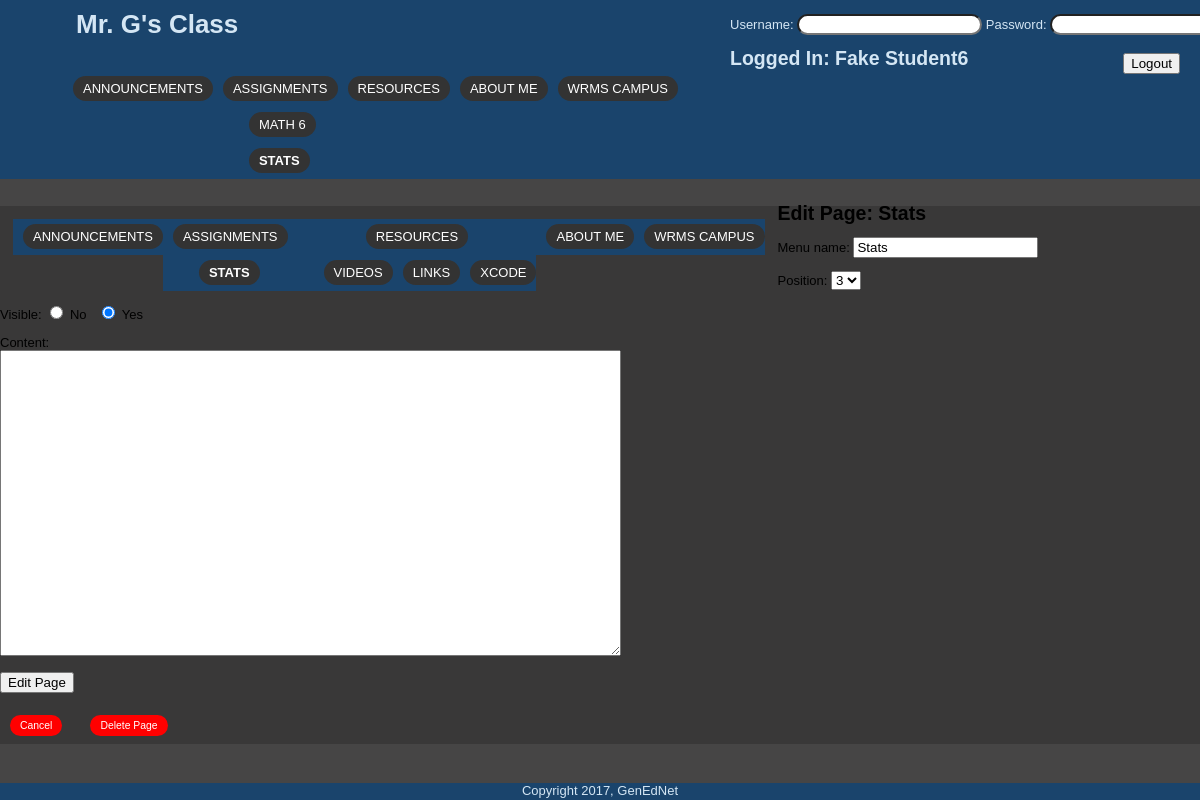
Screenshot of /public_html/gen_ed/private/edit_page.php?page=3 (signed in) with the database file from the repository.
### tables this page shows
CREATE TABLE `students` (
  `id` int(11) NOT NULL AUTO_INCREMENT,
  `student_id` int(11) NOT NULL,
  `lastName` varchar(30) NOT NULL,
  `firstName` varchar(30) NOT NULL,
  `email` varchar(50) NOT NULL,
  `gradeLevel` varchar(11) NOT NULL,
  `period` int(11) NOT NULL,
  `username` varchar(50) NOT NULL,
  `hashed_password` varchar(60) NOT NULL,
  `year` int(4) NOT NULL,
  PRIMARY KEY (`id`)
);

CREATE TABLE `menuBar` (
  `id` int(11) NOT NULL AUTO_INCREMENT,
  `menu_name` varchar(30) NOT NULL,
  `position` int(3) NOT NULL,
  `visible` tinyint(1) NOT NULL,
  `include` text NOT NULL,
  PRIMARY KEY (`id`)
);

CREATE TABLE `page` (
  `id` int(11) NOT NULL AUTO_INCREMENT,
  `menuBar_id` int(11) NOT NULL,
  `menu_name` varchar(30) NOT NULL,
  `gradeLevel` varchar(10) NOT NULL,
  `position` int(3) NOT NULL,
  `visible` tinyint(1) NOT NULL,
  `content` text,
  `include` text NOT NULL,
  PRIMARY KEY (`id`),
  KEY `menuBar_id` (`menuBar_id`)
);

### public_html/gen_ed/private/edit_page.php (the view, shortened to what this page needs)
<?php require_once("../includes/db_connection.php"); ?>
<?php require_once("../includes/functions.php"); ?>
<?php include("../includes/layouts/header.php"); ?>
<div id="main">
  <div id="navigation">
    <?php echo navigation($current_menuBar, $current_page); ?>
  </div>
  <div id="page">
    <h2>Edit Page: <?php echo htmlentities($current_page["menu_name"]); ?></h2>
    <form action="edit_page.php?page=<?php echo urlencode($current_page["id"]); ?>" method="post">
      <p>Menu name:
        <input type="text" name="menu_name" value="<?php echo htmlentities($current_page["menu_name"]); ?>" />
      </p>
      <p>Position:
        <select name="position">
        <?php
          $page_set = find_page_for_menuBar($current_page["menuBar_id"]);
          $page_count = mysqli_num_rows($page_set);
          for($count=1; $count <= $page_count; $count++) {
            echo "<option value=\"{$count}\"";
            if ($current_page["position"] == $count) {
              echo " selected";
            }
            echo ">{$count}</option>";
          }
        ?>
        </select>
      </p>
      <p>Visible:
        <input type="radio" name="visible" value="0" <?php if ($current_page["visible"] == 0) { echo "checked"; } ?> /> No
        &nbsp;
        <input type="radio" name="visible" value="1" <?php if ($current_page["visible"] == 1) { echo "checked"; } ?>/> Yes
      </p>
      <p>Content:<br />
        <textarea name="content" rows="20" cols="75"><?php echo htmlentities($current_page["content"]); ?></textarea>
      </p>
      <input type="submit" name="submit" value="Edit Page" />
    </form>
    <br />
    <a href="manage_content.php?page=<?php echo urlencode($current_page["id"]); ?>">Cancel</a>
    <a href="delete_page.php?page=<?php echo urlencode($current_page["id"]); ?>" onclick="return confirm('Are you sure?');">Delete page</a>
  </div>
</div>
<?php include("../includes/layouts/footer.php"); ?>

### public_html/gen_ed/public/login.php (shortened to what this page needs)
<?php require_once("../includes/db_connection.php"); ?>
<?php require_once("../includes/functions.php"); ?>
<?php
$username = "";
?>
<div id="loginForm">
    <form action="../public/index.php?menuBar=1" method="post">
      <p>Username:
        <input type="text" style="border-radius: 20px;" name="username" value="<?php echo htmlentities($username); ?>" />
      Password:
        <input type="password" style="border-radius: 20px;" name="password" value="" />
       </p>
           <h2>
    <?php
    	if (isset($_POST['createAccount'])) {
    		echo "Create Account";
    	} elseif (logged_in_student_m6() || logged_in_student_m8()) {
	    	$loggedInUser_name = $_SESSION["username"];
	    	$find_student_fullName = ucwords(find_student_by_username($loggedInUser_name));
	    	echo "Logged In: $find_student_fullName";
    	} elseif (logged_in_admin()) {
	    	$loggedInUser_name = $_SESSION["username"];
	    	$find_admin_fullName = ucwords(find_admin_by_username($loggedInUser_name));
	    	echo "Admin: $find_admin_fullName";
    	} else {
    		echo "Login";
    	}
    ?>
<?php if ( !logged_in_student_m6() && !logged_in_student_m8() && !logged_in_admin() ) { ?>
      <input style="float: right; margin-right: 70px;" type="submit" name="login" value="Login" />
	    </form>
	    <form action="../private/new_studentCreate.php" method="post">
        <input style="float: right; margin-right: 5px; margin-top: -13px;" type="submit" name="createAccount" value="Create Account" />
	    </form>
<?php } else { ?>
		</form>
        <form action="logout.php" method="post">
        <input style="float: right; margin-right: 70px; margin-top: -13px;" type="submit" name="logout" value="Logout" />
	    </form>
<?php } ?>
</div>

### public_html/gen_ed/includes/functions.php (shortened to what this page needs)
<?php
	function find_page_by_id($page_id, $public = true) {
			global $connection;
			$safe_page_id = mysqli_real_escape_string($connection, $page_id);
			$query  = "SELECT * ";
			$query .= "FROM page ";
			$query .= "WHERE id = {$safe_page_id} ";
			if ($public) {
				$query .= "AND visible = 1 ";
			}
			$query .= "LIMIT 1";
			$page_set = mysqli_query($connection, $query);
			if($page = mysqli_fetch_assoc($page_set)) {
				return $page;
			} else {
				return null;
			}
	}
	function find_student_by_username($username) {
		global $connection;
		$safe_username = mysqli_real_escape_string($connection, $username);
		$query  = "SELECT * ";
		$query .= "FROM students ";
		$query .= "WHERE username = '{$safe_username}' ";
		$query .= "LIMIT 1";
		$student_set = mysqli_query($connection, $query);
		if($student = mysqli_fetch_assoc($student_set)) {
			return $student["firstName"] . " " . $student["lastName"];
		} else {
			return null;
		}
	}
	function find_all_menuBar($public = true) {
			global $connection;
			$query  = "SELECT * ";
			$query .= "FROM menuBar ";
			$query .= "ORDER BY position ASC";
			$menuBar_set = mysqli_query($connection, $query);
			return $menuBar_set;
	}
	function find_menuBar_m6($public = true) {
			global $connection;
			$query  = "SELECT * ";
			$query .= "FROM menuBar ";
			$query .= "WHERE menu_name != 'Admin' ";
			$query .= "AND visible = 1 ";
			$query .= "ORDER BY position ASC";
			$menuBar_set = mysqli_query($connection, $query);
			return $menuBar_set;
	}
	function find_page_for_menuBar($menuBar_id, $public = true) {
			global $connection;
			$safe_menuBar_id = mysqli_real_escape_string($connection, $menuBar_id);
			$query  = "SELECT * ";
			$query .= "FROM page ";
			$query .= "WHERE menuBar_id = {$safe_menuBar_id} ";
			if ($public) {
				$query .= "AND visible = 1 ";
			}
			$query .= "ORDER BY position ASC";
			$page_set = mysqli_query($connection, $query);
			return $page_set;
	}
	function find_page_for_menuBar_m6($menuBar_id, $public = true) {
			global $connection;
			$safe_menuBar_id = mysqli_real_escape_string($connection, $menuBar_id);
			$query  = "SELECT * ";
			$query .= "FROM page ";
			$query .= "WHERE menuBar_id = {$safe_menuBar_id} ";
			$query .= "AND gradeLevel != 'm8' ";
			$query .= "AND gradeLevel != 'admin31' ";
			if ($public) {
				$query .= "AND visible = 1 ";
			}
			$query .= "ORDER BY position ASC";
			$page_set = mysqli_query($connection, $query);
			return $page_set;
	}
	function find_page_for_menuBar_admin($menuBar_id, $public = true) {
			global $connection;
			$safe_menuBar_id = mysqli_real_escape_string($connection, $menuBar_id);
			$query  = "SELECT * ";
			$query .= "FROM page ";
			$query .= "WHERE menuBar_id = {$safe_menuBar_id} ";
			$query .= "AND gradeLevel != 'm6' ";
			$query .= "AND gradeLevel != 'm8' ";
			$query .= "AND visible = 1 ";
			$query .= "ORDER BY position ASC";
			$page_set = mysqli_query($connection, $query);
			return $page_set;
	}
	function find_selected_page($public = false){
		if (isset($_GET["menuBar"])) {
			$current_menuBar = find_menuBar_by_id($_GET["menuBar"], $public);
			if ($current_menuBar && $public) {
				$current_page = find_default_page_for_menuBar($current_menuBar["id"]);
			} else {
				$current_page = null;
			}
		} elseif (isset($_GET["page"])) {
			$current_page = find_page_by_id($_GET["page"], $public);
		} else {
			$current_menuBar = null;
			$current_page = null;
		}
	}
	function navigation($menuBar_array, $page_array) {
		$output = "<ul class=\"menuBar\">";
		$menuBar_set = find_all_menuBar(false);
		while($menuBar = mysqli_fetch_assoc($menuBar_set)) {
			$output .= "<li";
			$output .= ">";
			$output .= "<a href=\"manage_content.php?menuBar=";
			$output .= urlencode($menuBar["id"]);
			$output .= "\">";
			$output .= htmlentities($menuBar["menu_name"]);
			$output .= "</a>";
			$page_set = find_page_for_menuBar_admin($menuBar["id"], false);
			$output .= "<ul class=\"page\">";
			while($page = mysqli_fetch_assoc($page_set)) {
				$output .= "<li";
				if ($page_array && $page["id"] == $page_array["id"]) {
					$output .= " class=\"selected\"";
				}
				$output .= ">";
				$output .= "<a href=\"manage_content.php?page=";
				$output .= urlencode($page["id"]);
				$output .= "\">";
				$output .= htmlentities($page["menu_name"]);
				$output .= "</a></li>";
			}
			$output .= "</ul></li>";
		}
		$output .= "</ul>";
		return $output;	}
	function navigation_m6($menuBar_array, $page_array) {
		$output = "<ul class=\"menuBar\">";
		$menuBar_set = find_menuBar_m6();
		while($menuBar = mysqli_fetch_assoc($menuBar_set)) {
			$output .= "<li";
			$output .= ">";
			$output .= "<a href=\"index.php?menuBar=";
			$output .= urlencode($menuBar["id"]);
			$output .= "\">";
			$output .= htmlentities($menuBar["menu_name"]);
			$output .= "</a>";
			if($menuBar_array["id"] == $menuBar["id"] || $page_array["menuBar_id"] == $menuBar["id"]) {
				$page_set = find_page_for_menuBar_m6($menuBar["id"]);
				$output .= "<ul class=\"page\">";
				while($page = mysqli_fetch_assoc($page_set)) {
					$output .= "<li";
					if ($page_array && $page["id"] == $page_array["id"]) {
						$output .= " id=\"selected\"";
					}
					$output .= ">";
					$output .= "<a href=\"index.php?page=";
					$output .= urlencode($page["id"]);
					$output .= "\">";
					$output .= htmlentities($page["menu_name"]);
					$output .= "</a></li><br />";
				}
				$output .= "</ul>";
			}
			$output .= "</li>";
		}
		$output .= "</ul>";
		return $output;	}
	function logged_in_student_m6() {
		return isset($_SESSION['student_id_m6']);
	}
	function confirm_login_and_set_menubar($current_menuBar, $current_page) {
		if (logged_in_student_m6()) {
			echo navigation_m6($current_menuBar, $current_page);
		}elseif (logged_in_student_m8()){
			echo navigation_m8($current_menuBar, $current_page);
		}elseif (logged_in_admin()){
			echo navigation_admin($current_menuBar, $current_page);
		} else {
				echo navigation_public($current_menuBar, $current_page);
		}
	}
?>

### public_html/gen_ed/public/stylesheets/public.css (style rules this page uses)
body, #main { vertical-align:baseline; margin: 0; padding: 0; border: 0; font-family: Verdana, Arial, Helvetica, sans-serif; font-size: 13px; line-height: 15px; background: rgba(57,55,55,0.93); }
#main { vertical-align:baseline; margin: 0; padding: 0; border: 0; font-family: Verdana, Arial, Helvetica, sans-serif; font-size: 13px; line-height: 15px; background: ; }
#loginForm { float: right; background: #1A446C; color: #D4E6F4; width: 520px; }
.page { overflow: hidden; padding-left: 50px; background: ; color: #000000; background: ; }
#navigation { float: left; overflow: hidden; color: #D4E6F4; }
#navigation li { float: left; background: #1A446C; list-style: none; text-align: center; }
#navigation a { text-transform: uppercase; color: #ffffff; background-color: #333333; font-size: 1em; text-align: center; line-height: 36px; border: none; border-radius: 20px; }
a, a:visited { background: red; }
a { margin-left: 10px; text-decoration: none; padding: 5px 10px; margin-bottom: 2px; text-transform: capitalize; color: #ffffff; font-size: .8em; text-align: center; line-height: 36px; border: none; border-radius: 20px; }
ul.menuBar { margin: 1em; padding-left: 0; list-style: none; font-weight: normal; }
ul.page { padding-left: 2em; list-style: none; font-weight: normal; background: transparent; display: block; }
#selected { font-weight: bold; }
.selected { font-weight: bold; }

### rows the page displays
students: find_student_fullName "Fake Student6"
menubar: value "ANNOUNCEMENTS"
menubar: value "ASSIGNMENTS"
page: value "MATH 6"
page: value "STATS", menu_name "Stats", position "3", visible "☑"
menubar: value "RESOURCES"
menubar: value "ABOUT ME"
menubar: value "WRMS CAMPUS"
page: value "VIDEOS"
page: value "LINKS"
page: value "XCODE"
